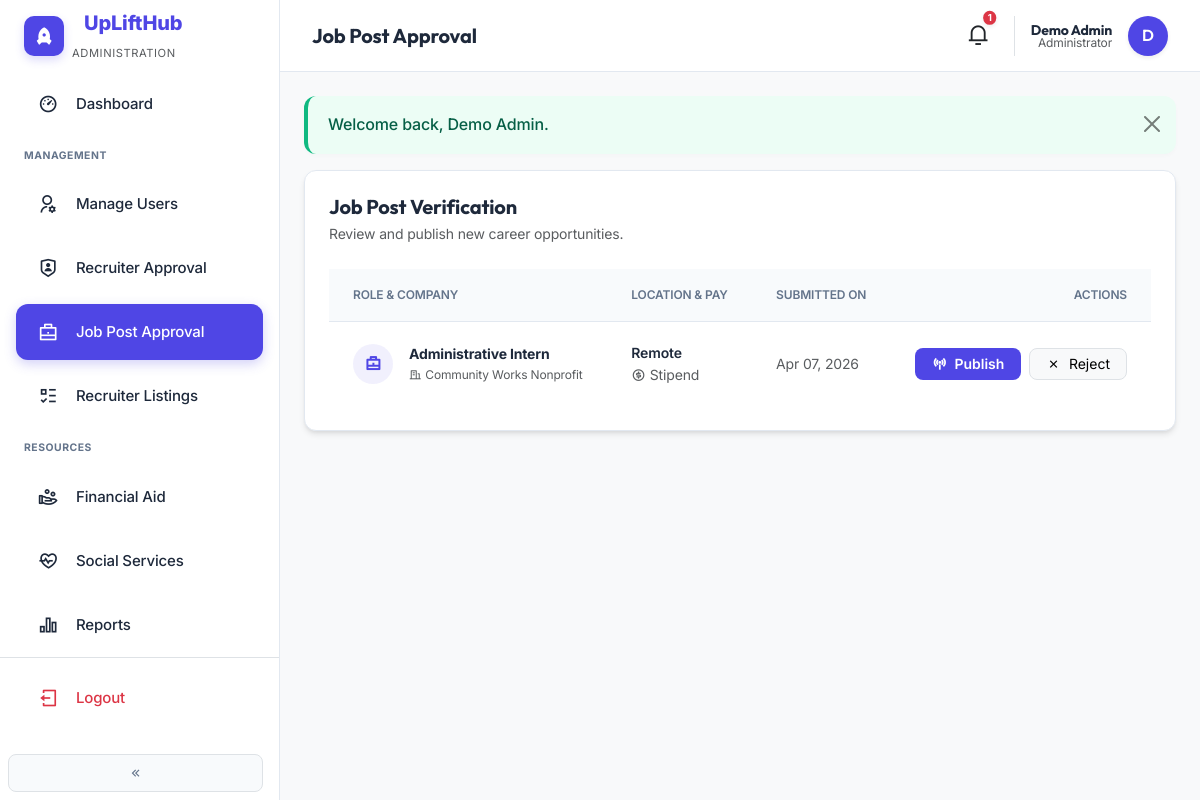
The app's page /admin/job-approval.php (signed in) with its own data.
### tables this page shows
CREATE TABLE `jobs` (
  `id` int(10) UNSIGNED NOT NULL,
  `recruiter_id` int(10) UNSIGNED NOT NULL,
  `title` varchar(255) NOT NULL,
  `description` text DEFAULT NULL,
  `location` varchar(255) DEFAULT NULL,
  `exact_address` varchar(500) DEFAULT NULL,
  `salary_range` varchar(100) DEFAULT NULL,
  `status` enum('draft','pending_approval','published','closed') NOT NULL DEFAULT 'pending_approval',
  `created_at` timestamp NOT NULL DEFAULT current_timestamp()
);

CREATE TABLE `recruiter_profiles` (
  `user_id` int(10) UNSIGNED NOT NULL,
  `company_name` varchar(255) NOT NULL,
  `contact` varchar(100) DEFAULT NULL,
  `location` varchar(255) DEFAULT NULL,
  `industry` varchar(100) DEFAULT NULL,
  `company_logo` varchar(255) DEFAULT NULL
);

### includes/functions.php (called while the page is built, shortened)
<?php
function e(string $s): string
{
    return htmlspecialchars($s, ENT_QUOTES, 'UTF-8');
}

### admin/job-approval.php (the view, shortened to what this page needs)
<?php
$pdo = db();
$jobs = $pdo->query(
    "SELECT j.id, j.title, j.location, j.salary_range, j.created_at, rp.company_name, u.email AS recruiter_email
     FROM jobs j
     INNER JOIN users u ON u.id = j.recruiter_id
     LEFT JOIN recruiter_profiles rp ON rp.user_id = j.recruiter_id
     WHERE j.status = 'pending_approval'
     ORDER BY j.created_at ASC"
)->fetchAll();
require dirname(__DIR__) . '/includes/partials/dashboard-start.php';
?>
<div class="card-premium-admin p-4 mt-2 reveal reveal-up">
  <div class="mb-4">
    <h2 class="h5 fw-bold mb-1" style="font-family: 'Outfit', sans-serif;">Job Post Verification</h2>
    <p class="text-muted small mb-0">Review and publish new career opportunities.</p>
  </div>
  <div class="table-responsive">
    <table class="table-premium">
      <thead>
        <tr>
          <th>Role & Company</th>
          <th>Location & Pay</th>
          <th>Submitted On</th>
          <th class="text-end">Actions</th>
        </tr>
      </thead>
      <tbody>
        <?php foreach ($jobs as $j): ?>
          <tr>
            <td>
              <div class="d-flex align-items-center gap-3">
                <div class="bg-indigo-soft text-indigo rounded-circle d-flex align-items-center justify-content-center fw-bold" style="width: 40px; height: 40px; font-size: 1rem;">
                  <i class="ri-briefcase-line"></i>
                </div>
                <div>
                  <div class="fw-bold small"><?= e($j['title']) ?></div>
                  <div class="text-muted" style="font-size: 0.75rem;"><i class="ri-building-line me-1"></i><?= e((string) $j['company_name']) ?></div>
                </div>
              </div>
            </td>
            <td>
              <div class="small fw-semibold"><?= e((string) $j['location']) ?></div>
              <div class="text-muted small"><i class="ri-money-dollar-circle-line me-1"></i><?= e((string) $j['salary_range']) ?></div>
            </td>
            <td class="small text-muted"><?= date('M d, Y', strtotime((string)$j['created_at'])) ?></td>
            <td class="text-end">
              <form method="post" class="d-flex justify-content-end gap-2">
                <button type="submit" name="job_action" value="publish" class="btn btn-sm btn-indigo px-3" style="border-radius: 8px;">
                  <i class="ri-broadcast-line me-1"></i> Publish
                </button>
                <button type="submit" name="job_action" value="reject" class="btn btn-sm btn-light border px-3" style="border-radius: 8px;">
                  <i class="ri-close-line me-1"></i> Reject
                </button>
              </form>
            </td>
          </tr>
        <?php endforeach; ?>
      </tbody>
    </table>
  </div>
</div>
<?php require dirname(__DIR__) . '/includes/partials/dashboard-end.php'; ?>

### assets/css/uplifthub.css (style rules this page uses)
:root { --uplift-indigo: #2D5BFF; --uplift-indigo-dark: #1E3BB3; --uplift-blue: #2D5BFF; --uplift-black: #1A1D23; --uplift-green: #34D399; --uplift-orange: #F59E0B; --uplift-purple: #8B5CF6; --uplift-soft-blue: #F8FAFE; --uplift-card-bg: #ffffff; --uplift-sidebar: #f5f7fb; --uplift-border: rgba(0,0,0,0.06); }
.uplift-body { --bg: #ffffff; --section-alt: var(--uplift-soft-blue); --panel: #ffffff; --muted: #64748b; color: var(--uplift-black); background-color: var(--bg); font-family: 'Inter', system-ui, -apple-system, sans-serif; line-height: 1.6; }

### assets/css/animations.css (style rules this page uses)
.reveal { opacity: 0; transition: opacity 0.8s cubic-bezier(0.25, 0.46, 0.45, 0.94), transform 0.8s cubic-bezier(0.25, 0.46, 0.45, 0.94); will-change: opacity, transform; }
.reveal-up { transform: translateY(40px); }
.reveal.reveal-visible { opacity: 1; transform: translateY(0) translateX(0) scale(1); }

### assets/css/admin-premium.css (style rules this page uses)
:root { --admin-indigo: #4F46E5; --admin-indigo-light: #818CF8; --admin-indigo-soft: rgba(79, 70, 229, 0.08); --admin-bg: #F8FAFC; --admin-card-bg: #FFFFFF; --admin-sidebar-bg: #FFFFFF; --admin-border: #E2E8F0; --admin-text-main: #1E293B; --admin-text-muted: #64748B; --admin-radius: 0.75rem; --admin-shadow: 0 4px 6px -1px rgba(0, 0, 0, 0.1), 0 2px 4px -1px rgba(0, 0, 0, 0.06); --admin-shadow-lg: 0 10px 15px -3px rgba(0, 0, 0, 0.1), 0 4px 6px -2px rgba(0, 0, 0, 0.05); }
body.admin-body { background-color: var(--admin-bg); color: var(--admin-text-main); font-family: 'Inter', 'Outfit', sans-serif; letter-spacing: -0.01em; }
.btn-indigo { background: var(--admin-indigo); color: #FFFFFF; border-radius: var(--admin-radius); font-weight: 600; transition: all 0.2s ease; }
.bg-indigo-soft { background: var(--admin-indigo-soft) !important; }
.text-indigo { color: var(--admin-indigo) !important; }
.card-premium-admin { background: var(--admin-card-bg); border: 1px solid var(--admin-border); border-radius: var(--admin-radius); box-shadow: var(--admin-shadow); transition: all 0.3s ease; }
.table-premium { width: 100%; border-collapse: separate; border-spacing: 0; }
.table-premium th { background: var(--admin-bg); padding: 1rem 1.5rem; font-weight: 600; font-size: 0.75rem; text-transform: uppercase; color: var(--admin-text-muted); border-bottom: 1px solid var(--admin-border); }
.table-premium td { padding: 1.25rem 1.5rem; vertical-align: middle; border-bottom: 1px solid var(--admin-border); }
.table-premium tr:last-child td { border-bottom: none; }
* { transition: background-color 0.2s, border-color 0.2s, color 0.2s, transform 0.2s; }

### records on screen
jobs: title "Administrative Intern", recruiter_profiles.company_name "Community Works Nonprofit", location "Remote", salary_range "Stipend", created_at "Apr 07, 2026"

### other values on screen
$pageTitle "Job Post Approval"
$notifCount "1"
$u['name'] "Demo Admin"
$role === 'admin' ? 'Administrator' : $role "Administrator"
substr($u['name'], 0, 1) "D"
$f['message'] "Welcome back, Demo Admin."
